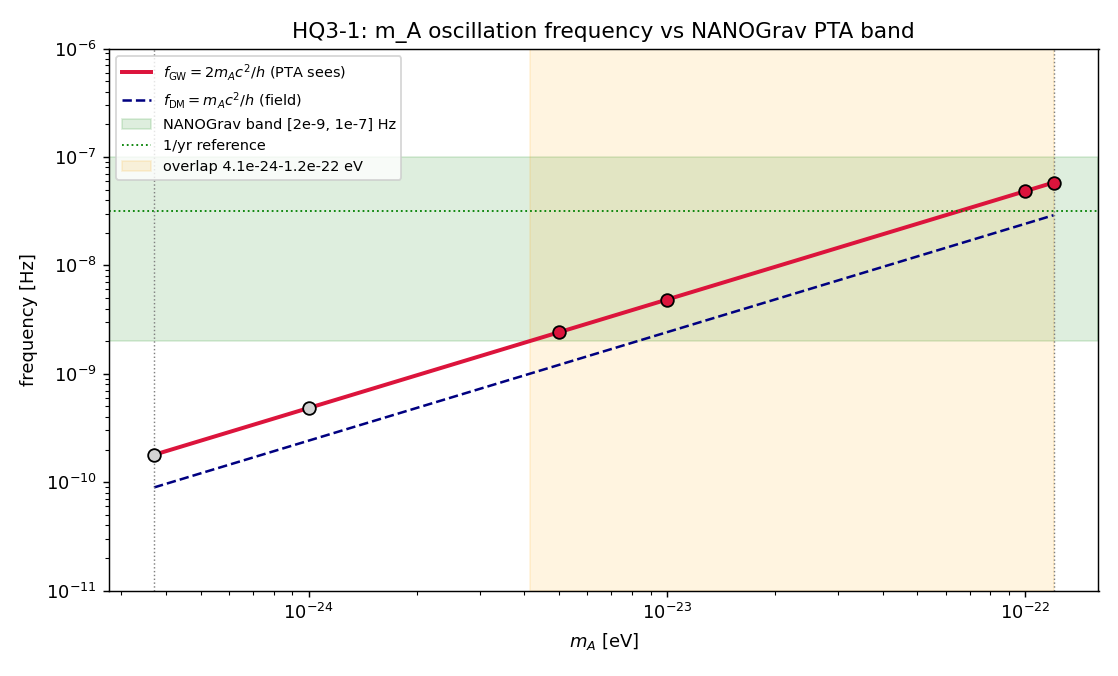

Source code (Python):
"""HQ3_1_frequency.py -- central frequency of the m_A signal vs the NANOGrav band.

Charter HQ3-1 (analytic, runs first).  For each m_A in the Paper II window computes
f_DM = m_A c^2/h (field) and f_GW = 2 m_A c^2/h (what a PTA sees), and asks which
masses land inside the NANOGrav band [2e-9, 1e-7] Hz.  Writes the table + the band-
producing mass range + the overlap with the Paper II window, plus a figure.

Nothing fit to NANOGrav: m_A from Paper II (galaxies + GW170817); the band is
COMPARISON ONLY.
"""
from __future__ import annotations

import json
from pathlib import Path

import numpy as np
import matplotlib
matplotlib.use("Agg")
import matplotlib.pyplot as plt  # noqa: E402

import hq3_core as c  # noqa: E402

OUT = Path(__file__).resolve().parent
MASSES = [c.M_A_FLOOR, 1e-24, 5e-24, 1e-23, 1e-22, c.M_A_CEIL]   # eV


def main():
    rows = []
    for m in MASSES:
        fdm = float(c.f_field(m))
        fgw = float(c.f_gw(m))
        in_band = bool(c.NG_BAND_HZ[0] <= fgw <= c.NG_BAND_HZ[1])
        rows.append({"m_eV": m, "f_DM_Hz": fdm, "f_GW_Hz": fgw, "in_band": in_band})

    lo_b, hi_b = c.band_mass_window()
    overlap = c.overlap_with_paper_II()

    payload = {
        "rows": rows,
        "nanograv_band_Hz": list(c.NG_BAND_HZ),
        "band_producing_mass_eV": [float(lo_b), float(hi_b)],
        "paper_II_window_eV": [c.M_A_FLOOR, c.M_A_CEIL],
        "overlap_eV": [float(overlap[0]), float(overlap[1])] if overlap else None,
        "any_mass_in_band": any(r["in_band"] for r in rows),
        "note": "f_GW = 2 m_A c^2/h = m_A c^2/(pi hbar); f=mu/pi of arXiv:2412.12975",
    }
    (OUT / "HQ3_1_frequency.json").write_text(json.dumps(payload, indent=2))

    print("=" * 74)
    print("HQ3-1  oscillation frequency of m_A vs NANOGrav band [2e-9, 1e-7] Hz")
    print("=" * 74)
    print(f"  {'m_A [eV]':>12} {'f_DM [Hz]':>13} {'f_GW [Hz]':>13}   in band?")
    for r in rows:
        print(f"  {r['m_eV']:>12.2e} {r['f_DM_Hz']:>13.3e} {r['f_GW_Hz']:>13.3e}"
              f"   {'YES' if r['in_band'] else 'no'}")
    print(f"\n  band-producing masses (f_GW in band): {lo_b:.3e} - {hi_b:.3e} eV")
    print(f"  Paper II window:                      {c.M_A_FLOOR:.2e} - {c.M_A_CEIL:.2e} eV")
    if overlap:
        print(f"  OVERLAP (Paper II AND in band):       {overlap[0]:.3e} - {overlap[1]:.3e} eV")
    print(f"  saved {OUT/'HQ3_1_frequency.json'}")

    make_figure(rows, overlap)
    return payload


def make_figure(rows, overlap):
    fig, ax = plt.subplots(figsize=(8.6, 5.2))
    mm = np.logspace(np.log10(c.M_A_FLOOR), np.log10(c.M_A_CEIL), 300)
    ax.loglog(mm, c.f_gw(mm), color="crimson", lw=2.2, label=r"$f_{\rm GW}=2m_Ac^2/h$ (PTA sees)")
    ax.loglog(mm, c.f_field(mm), color="navy", lw=1.4, ls="--", label=r"$f_{\rm DM}=m_Ac^2/h$ (field)")

    # NANOGrav band as a horizontal stripe
    ax.axhspan(*c.NG_BAND_HZ, color="green", alpha=0.13, label="NANOGrav band [2e-9, 1e-7] Hz")
    ax.axhline(c.F_YR, color="green", ls=":", lw=1, label="1/yr reference")

    # overlap mass range as a vertical stripe
    if overlap:
        ax.axvspan(overlap[0], overlap[1], color="orange", alpha=0.12,
                   label=f"overlap {overlap[0]:.1e}-{overlap[1]:.1e} eV")
    ax.axvline(c.M_A_FLOOR, color="grey", ls=":", lw=0.8)
    ax.axvline(c.M_A_CEIL, color="grey", ls=":", lw=0.8)

    # mark the sampled masses
    for r in rows:
        ax.plot(r["m_eV"], r["f_GW_Hz"], "o",
                color="crimson" if r["in_band"] else "lightgrey",
                markeredgecolor="k", ms=7, zorder=5)

    ax.set_xlabel(r"$m_A$ [eV]"); ax.set_ylabel("frequency [Hz]")
    ax.set_title("HQ3-1: m_A oscillation frequency vs NANOGrav PTA band")
    ax.legend(fontsize=8, loc="upper left")
    ax.set_ylim(1e-11, 1e-6)
    fig.tight_layout()
    fig.savefig(OUT / "HQ3_1_frequency.png", dpi=130)
    print(f"  saved {OUT/'HQ3_1_frequency.png'}")


if __name__ == "__main__":
    main()
